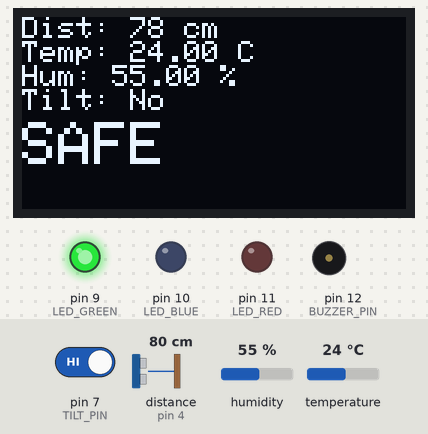
The sketch below on a simulated Arduino Uno, built with avr-gcc and run on an emulated ATmega328P. On the bench: 128×64 one-colour display, output pins drawn as LEDs (lit = HIGH), buzzer (waves = sounding). Wiring (inferred from the names in the program): ultrasonic range finder: trigger pin 3; echo pin 4. The inputs (shaded band) are chosen by the test bench; at power-on: pin 7 (TILT_PIN) HIGH, distance to the obstacle (sensor on pin 4) 80 cm, humidity 55 %, temperature 24 °C. The echo pulse lasts 58.3 µs per cm; pins used as bus, display or sensor lines are not drawn; what the sketch prints to the serial monitor is not drawn.

Above: at 4.2 s.
4.3 s: pin 7 (TILT_PIN) driven LOW
At 5.4 s:
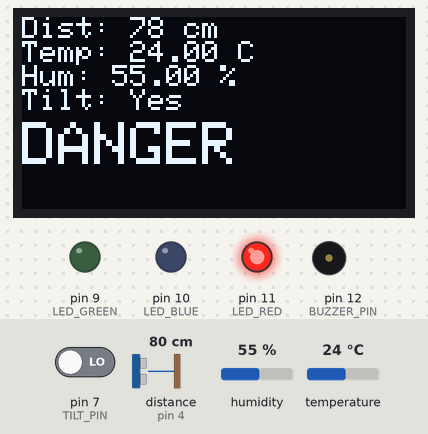
9.2 s: distance to the obstacle (sensor on pin 4) set to 7 cm
At 9.8 s:
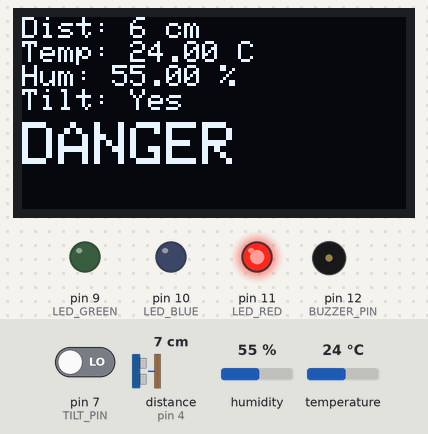
11.3 s: distance to the obstacle (sensor on pin 4) set to 4 cm
At 13.5 s:
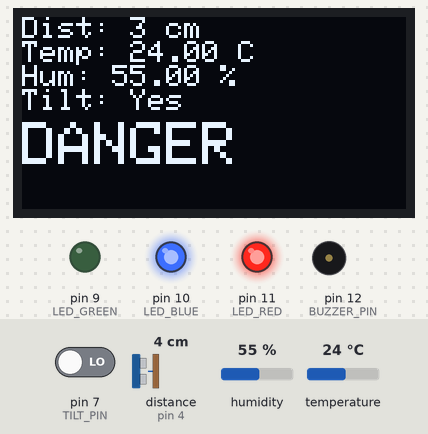
13.8 s: pin 7 (TILT_PIN) driven HIGH
At 15.0 s:
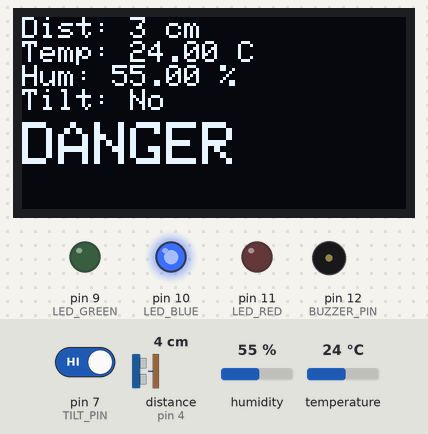
17.3 s: humidity set to 22 %
At 20.4 s:
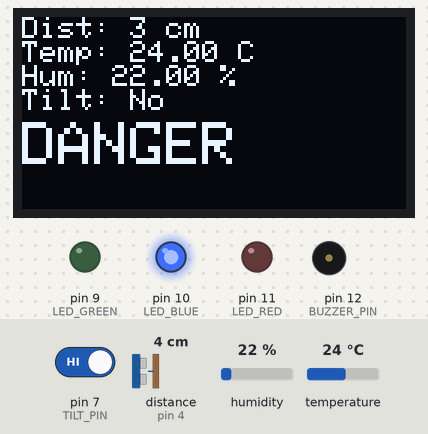
20.7 s: temperature set to 12 °C
At 23.6 s:
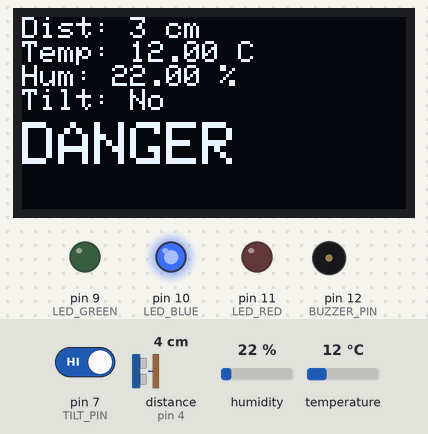
Timing chart, 0 to 25.2 s (numbered marks = the images above; inputs shaded):
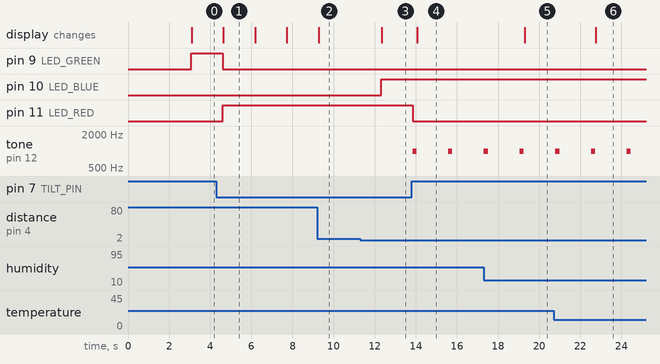

The sketch:

SEAM_Skyborne_Environmental_Alert_Mechanism.ino
```cpp
// ----**SEAM_Skyborne_Environmental_Alert_Mechanism**----- //

#include <Wire.h>
#include <Adafruit_GFX.h>
#include <Adafruit_SSD1306.h>
#include <DHT.h>

// OLED settings
#define SCREEN_WIDTH 128
#define SCREEN_HEIGHT 64
Adafruit_SSD1306 display(SCREEN_WIDTH, SCREEN_HEIGHT, &Wire, -1);

// Pin Definitions
#define TRIG_PIN 3
#define ECHO_PIN 4
#define DHT_PIN 2
#define DHT_TYPE DHT22
#define TILT_PIN 7

#define LED_GREEN 9
#define LED_RED 11
#define LED_BLUE 10

#define BUZZER_PIN 12

// Sensor initialization
DHT dht(DHT_PIN, DHT_TYPE);

void setup() {
  Serial.begin(9600);

  if (!display.begin(SSD1306_SWITCHCAPVCC, 0x3C)) {
    Serial.println(F("OLED not found"));
    while (true);
  }

  // --- Splash Screen Start ---
  display.clearDisplay();
  display.setTextColor(SSD1306_WHITE);

  display.setTextSize(2);
  int16_t x1, y1;
  uint16_t w, h;
  display.getTextBounds("S.E.A.M", 0, 0, &x1, &y1, &w, &h);
  display.setCursor((SCREEN_WIDTH - w) / 2, (SCREEN_HEIGHT / 2) - h);
  display.println("S.E.A.M");

  display.setTextSize(1);
  int16_t x_offset = 10;

 display.setTextSize(1);

 String creditText = "-INESH & THEJAS";
 display.getTextBounds(creditText, 0, 0, &x1, &y1, &w, &h);
 display.setCursor((SCREEN_WIDTH - w) / 2, (SCREEN_HEIGHT / 2) + 5);
 display.println(creditText);


  display.display();
  delay(3000);
  // --- Splash Screen End ---

  display.clearDisplay();
  display.setTextSize(1);
  display.setTextColor(SSD1306_WHITE);

  pinMode(TRIG_PIN, OUTPUT);
  pinMode(ECHO_PIN, INPUT);
  pinMode(TILT_PIN, INPUT);

  pinMode(LED_GREEN, OUTPUT);
  pinMode(LED_RED, OUTPUT);
  pinMode(LED_BLUE, OUTPUT);

  pinMode(BUZZER_PIN, OUTPUT);
  digitalWrite(BUZZER_PIN, LOW);

  dht.begin();
}

void loop() {
  // ----- Ultrasonic Sensor -----
  digitalWrite(TRIG_PIN, LOW);
  delayMicroseconds(2);
  digitalWrite(TRIG_PIN, HIGH);
  delayMicroseconds(10);
  digitalWrite(TRIG_PIN, LOW);
  long duration = pulseIn(ECHO_PIN, HIGH, 30000); // 30ms timeout
  int distance = (duration == 0) ? -1 : duration * 0.034 / 2;

  // ----- DHT22 Sensor -----
  float temperature = dht.readTemperature();
  float humidity = dht.readHumidity();
  if (isnan(temperature) || isnan(humidity)) {
    temperature = 0;
    humidity = 0;
  }

  // ----- Tilt Sensor -----
  bool tiltState = digitalRead(TILT_PIN); // HIGH = stable, LOW = tilted
  String tiltLabel = tiltState ? "No" : "Yes";

  // ----- Status Check -----
  bool danger = false;
  String statusLabel = "SAFE";

  if (!tiltState || distance < 5 || distance == -1 || temperature > 40 || humidity < 20 || humidity > 100) {
    danger = true;
    statusLabel = "DANGER";
  }

  // ----- LEDs -----
  digitalWrite(LED_RED, !tiltState ? HIGH : LOW);
  digitalWrite(LED_BLUE, (distance < 5 || distance == -1) ? HIGH : LOW);
  digitalWrite(LED_GREEN, (statusLabel == "SAFE") ? HIGH : LOW);

  // ----- Buzzer Logic -----
  if (!tiltState) {
    digitalWrite(BUZZER_PIN, HIGH);
  } else if (distance < 5 || distance == -1) {
    tone(BUZZER_PIN, 1000);
    delay(200);
    noTone(BUZZER_PIN);
  } else {
    noTone(BUZZER_PIN);
  }

  // ----- Serial Debug -----
  Serial.print("Distance: "); Serial.print(distance); Serial.print(" cm, ");
  Serial.print("Temp: "); Serial.print(temperature); Serial.print(" C, ");
  Serial.print("Hum: "); Serial.print(humidity); Serial.print(" %, ");
  Serial.print("Tilted: "); Serial.println(tiltLabel);

  // ----- OLED Display -----
  display.clearDisplay();
  display.setCursor(0, 0);

  display.print("Dist: ");
  display.print((distance == -1) ? 0 : distance);
  display.println(" cm");

  display.print("Temp: ");
  display.print(temperature);
  display.println(" C");

  display.print("Hum: ");
  display.print(humidity);
  display.println(" %");

  display.print("Tilt: ");
  display.println(tiltLabel);

  display.setTextSize(2);
  display.setCursor(0, 35);
  display.println(statusLabel);
  display.setTextSize(1);

  display.display();
  delay(1500);
}
```

Measured:
- the behaviour switches between 6 and 5 cm on distance to the obstacle (sensor on pin 4) (found by bisection; images 2 and 3)
- after the input at 4.3 s, pin 9 (LED_GREEN): HIGH → LOW after 0.31 s; pin 11 (LED_RED): LOW → HIGH after 0.31 s; the display: changes after 0.34 s (image 1)
- after the input at 9.2 s, the display: changes after 0.07 s (image 2)
- after the input at 11.3 s, pin 10 (LED_BLUE): LOW → HIGH after 1.0 s; the display: changes after 1.0 s (image 3)
- after the input at 13.8 s, pin 11 (LED_RED): HIGH → LOW at once; tone on pin 12 (BUZZER_PIN): alternates 1000 Hz for 0.20 s and silent for 1.5 s, starting at once; the display: changes after 0.28 s (image 4)
- after the input at 17.3 s, the display: changes after 2.0 s (image 5)
- after the input at 20.7 s, the display: changes after 2.1 s (image 6)
